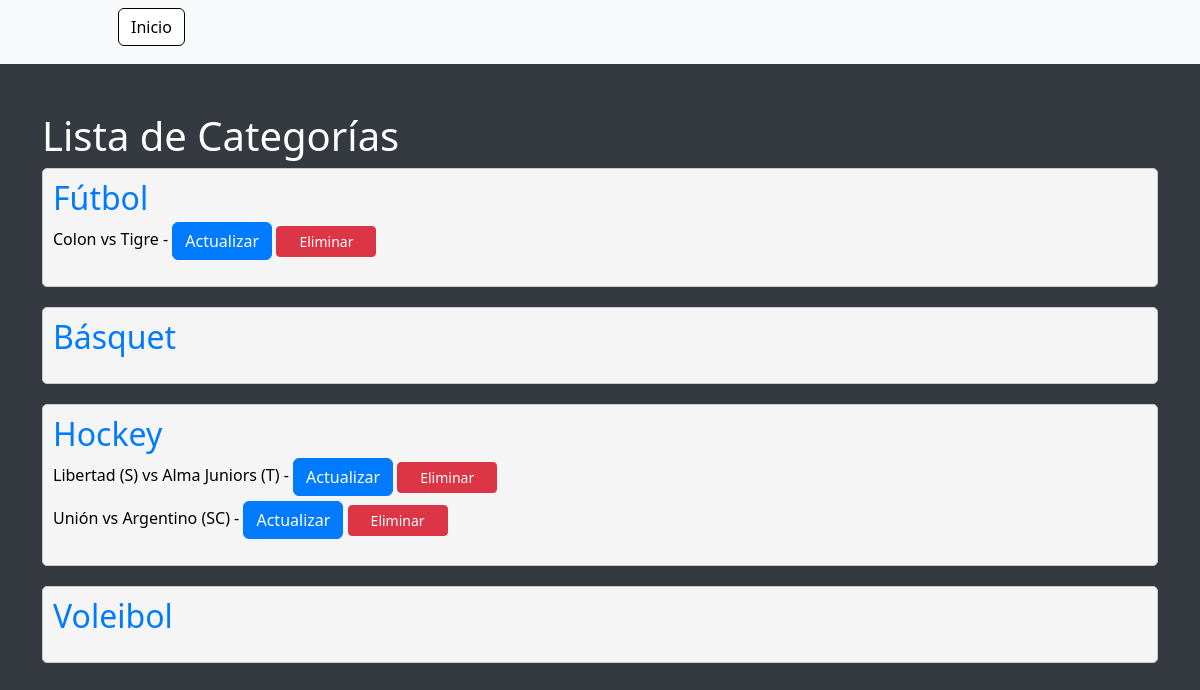
The page /evento/lista_categorias/ on the database as committed earlier.
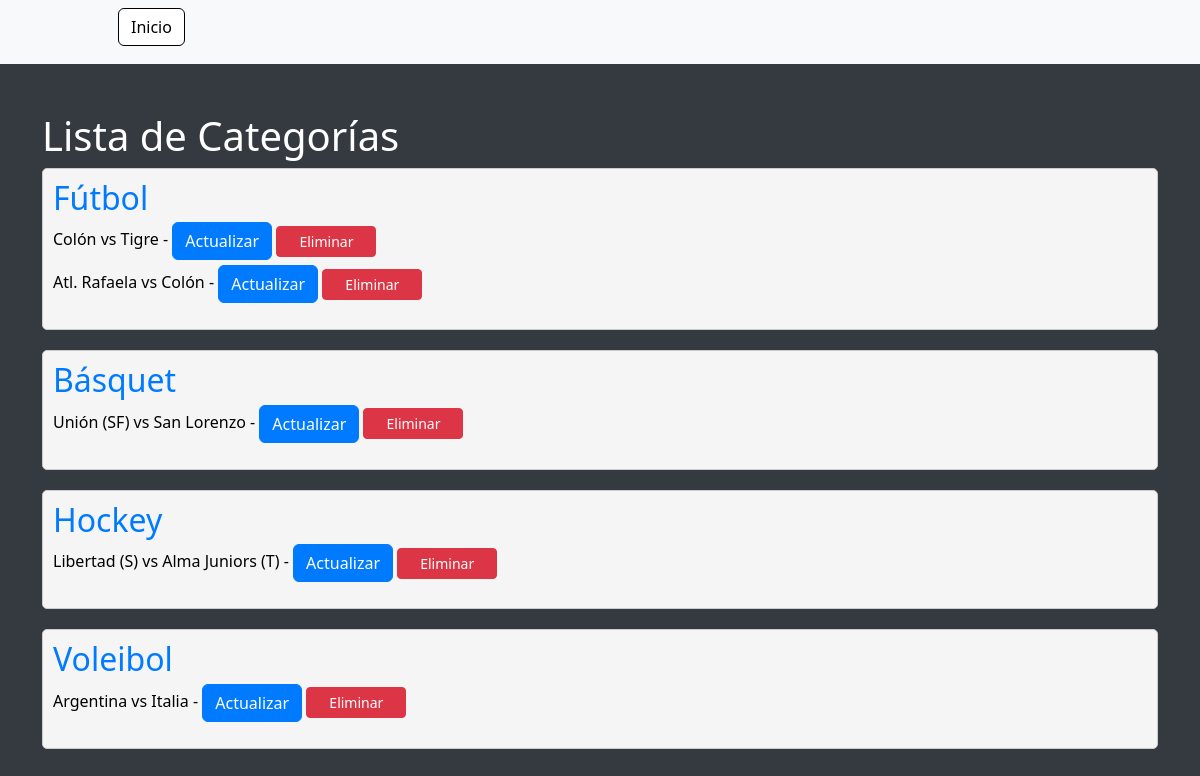
The same page on the database as committed later.
### apps/evento/models.py (models this page shows, shortened)
class EventoCategoria(models.Model):
    nombre = models.CharField(max_length=100)

class Evento(models.Model):
    titulo = models.CharField(max_length=100)
    descripcion = models.TextField()
    fecha = models.DateField()
    categoria = models.ForeignKey(EventoCategoria, on_delete=models.CASCADE)
    imagen = models.ImageField(upload_to='evento/', blank=True, null=True)

### apps/evento/views.py (the view)
# urls.py: path('lista_categorias/', views.lista_categorias, name='lista_categorias'),
def lista_categorias(request):
    categorias = EventoCategoria.objects.all()
    eventos_por_categoria = {}
    for categoria in categorias:
        eventos_por_categoria[categoria] = Evento.objects.filter(categoria=categoria)
    context = {
        'eventos_por_categoria': eventos_por_categoria
    }
    return render(request, 'evento/lista_categorias.html', context)

### apps/evento/templates/evento/lista_categorias.html (shortened to what this page needs)
<!DOCTYPE html>
<html lang="es">
<head>
    <link href="https://cdn.jsdelivr.net/npm/bootstrap@5.3.0/dist/css/bootstrap.min.css" rel="stylesheet">
</head>
<body>
    <nav class="navbar navbar-expand-lg navbar-light bg-light">
        <div class="container px-4 px-lg-5">
            <div class="collapse navbar-collapse" id="navbarSupportedContent">
                <ul class="navbar-nav me-auto mb-2 mb-lg-0 ms-lg-4">
                    <form class="d-flex" action="{% url 'Home:home' %}" method="post">
                        <button class="btn btn-inicio" type="submit">
                            Inicio
                        </button>
                    </form>
                </ul>
            </div>
        </div>
    </nav>
    <div class="container py-5">
        <h1>Lista de Categorías</h1>
        {% for categoria, eventos in eventos_por_categoria.items %}
            <div class="categoria-container">
                <h2>{{ categoria.nombre }}</h2>
                <ul>
                    {% for evento in eventos %}
                        <li>{{ evento.titulo }} - <a class="btn btn-actualizar" href="{% url 'evento:actualizar_evento' evento.id %}">Actualizar</a>
                            <form class="d-inline" action="{% url 'evento:eliminar_evento' evento.id %}" method="post" onsubmit="return confirm('¿Estás seguro que deseas eliminar este evento?');">
                                <button class="btn btn-eliminar btn-sm" type="submit">Eliminar</button>
                            </form>
                        </li>
                    {% endfor %}
                </ul>
            </div>
        {% endfor %}
    </div>
</body>
</html>

Rows that differ between the two databases and show on the page:
removed Evento: titulo "Colon vs Tigre", shown under EventoCategoria "Fútbol"
removed Evento: titulo "Unión vs Argentino (SC)", shown under EventoCategoria "Hockey"
added Evento: titulo "Colón vs Tigre", shown under EventoCategoria "Fútbol"
added Evento: titulo "Atl. Rafaela vs Colón", shown under EventoCategoria "Fútbol"
added Evento: titulo "Unión (SF) vs San Lorenzo", shown under EventoCategoria "Básquet"
added Evento: titulo "Argentina vs Italia", shown under EventoCategoria "Voleibol"
